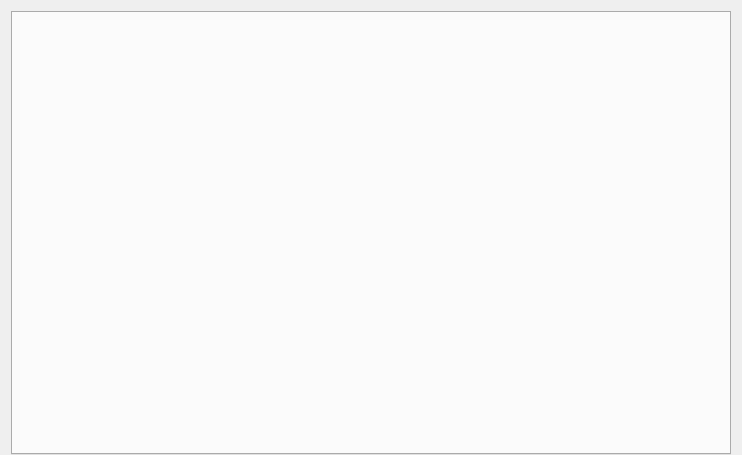
<?xml version="1.0" encoding="UTF-8"?>
<ui version="4.0">
 <class>mtx::gui::WatchJobs::Tool</class>
 <widget class="QWidget" name="mtx::gui::WatchJobs::Tool">
  <property name="geometry">
   <rect>
    <x>0</x>
    <y>0</y>
    <width>742</width>
    <height>455</height>
   </rect>
  </property>
  <property name="windowTitle">
   <string notr="true">Form</string>
  </property>
  <layout class="QVBoxLayout" name="verticalLayout">
   <property name="bottomMargin">
    <number>0</number>
   </property>
   <item>
    <widget class="QTabWidget" name="widgets">
     <property name="currentIndex">
      <number>-1</number>
     </property>
     <property name="tabsClosable">
      <bool>true</bool>
     </property>
    </widget>
   </item>
  </layout>
 </widget>
 <resources/>
 <connections/>
</ui>
